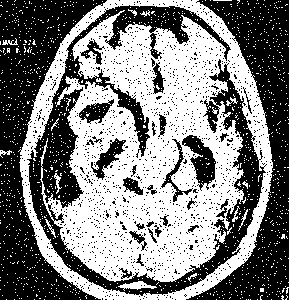
#> input picture MCMC/brain4_noise5%.jpg, 289 x 300 px
$ python metropolis_sampler.py
#> lines starting #> are read from the running program, lines starting #| are printed output that depends on the picture
#> further down, image is the input picture: shape (300, 289, 3); min 0, max 255, mean 127.7
### MCMC/images_processing.py
from MCMC.services.noiser import sp_noise
from matplotlib import image
from matplotlib import pyplot
import cv2
from os import path, mkdir
import sys
from imghdr import what
import numpy as np


def dimensions(image):
    return image.shape


# TODO: think how to improve for better performance when iterating over pixels.
def reduce_channels_for_sampler(image):
    """Reduce a 3-channel image to 1-channel image."""
    w = image.shape[0]  # switch width to height
#> w = 300
    h = image.shape[1]
#> h = 289
    new_image = np.ndarray(shape=(w, h))  # create a new array for pixel values
    for i in range(w):  # rows
        for j in range(h):  # columns
            new_image[i][j] = image[i, j][:1]
    return new_image


# TODO: move to the images_processing module
def restore_channels(image, n_channels):
    """
    Convert 1-channel image to n-channel image.

    :param image: an image in ndarray format
    :param n_channels: target number of channels
    :return: ndarray with image's pixels' intensities
    """
    width, height, m = image.shape[0], image.shape[1], 1
    arr = image.reshape(width, height)
    return np.repeat(arr, m * n_channels).reshape(width, height, n_channels)


def convert_image_to_ising_model(image):
    """Convert the image to the Ising model representation (with a spin space = {-1, 1})."""
    image[np.where(image == [0])] = [-1]
#> image: shape (300, 289) float64
    image[np.where(image == [255])] = [1]
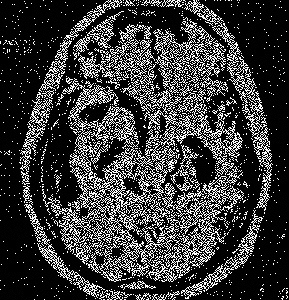
#> image: shape (300, 289) float64; min -1, max 254, mean 58; drawn with min black and max white
    return image

def convert_from_ising_to_image(image):
    """Convert the Ising representation of an image to the standard image format with pixels' intensities."""
    image[np.where(image == [-1])] = [0]
    image[np.where(image == [1])] = [255]
    return image


# for experimenting
# [42 lines left out: functions efficient_way_to_read_images, convert_to_bw_and_greyscale_and_show, convert_to_bw, save_image, not called in this run]


def open_image_in_window(title, image):
    cv2.imshow(title, image)


# [22 lines left out: functions resize, prepare_image_for_sampler_pipeline, not called in this run]


# [5 lines that do not run on import are left out]

### MCMC/metropolis_sampler.py
import numpy as np
import timeit
import random
import cython
from MCMC import images_processing
from math import exp, log
import cv2

# Not used
def clique_energy(image, pixel_position):
    """Calculate the local energy of pixels in the neighborhood of a given pixel."""
    neighbors = get_all_neighbors(pixel_position, image.shape)
    pixel_intensities = []
    for n in neighbors:
        pixel_intensities.append(image[n])
    return sum(pixel_intensities)


def indicator_func(x, y):
    if x == y:
        return 1
    else:
        return 0


# Return the potential energy of the system -> energy of the neighborhood
def potentials(image, position, flipped_pixel_value=False, neighbors_number=8):
    if flipped_pixel_value:
        current_pixel_value = -image[position]
    else:
        current_pixel_value = image[position]
    if neighbors_number == 8:
        neighbors = get_all_neighbors(position, image.shape)
    else:
        neighbors = get_all_neighbors(position, image.shape, diagonal_neighbors=False)
    energy = 0
    for n in neighbors:
        energy = energy + indicator_func(image[n], current_pixel_value)
    return energy


# Initial trying, not used
def acceptance_probability(beta, pi, init_image, current_image, random_pixel_position):
    """
    Calculate an acceptance probability of flipping a given pixel.

    :param beta: the strength of coupling (interaction) between pixels
    :param pi: ?
    :param image: a monochrome image with pixel intensities converted to -1 and +1; our prior belief of an image, X
    :param random_pixel_position: coordinates of a given pixel to be flipped or not
    :return: a floating point number - posterior probability
    """
    # TODO: J is a coupling strength between pixels. Its sign tells if spins prefer to align or to anti-align
    # TODO: another parameter h - external field
    gamma = 0.5 * log((1 - pi) / pi)  # external factor. also called J - a coupling strength
    neighbors_energy = clique_energy(current_image, random_pixel_position)
    i, j = random_pixel_position
    init_pixel_value = init_image[i][j]
    current_pixel_value = current_image[i][j]
    posterior = -2 * gamma * init_pixel_value * current_pixel_value - 2 * beta * current_pixel_value * neighbors_energy  # posterior function
    return posterior


def within_boundaries(x, dim):
    """Check if a pixel lies within boundaries of a matrix."""
    width, height = dim[0], dim[1]
    return 0 <= x[0] < width and 0 <= x[1] < height


def choose_random_neighbor(neighbors):
    """Choose a random neighbor from the given ones."""
    random_neighbor = random.choice(neighbors)
    return random_neighbor


# Get Markov blanket for a given pixel
# If diagonal_neighbors = True, the clique contains 8 sites
def get_all_neighbors(position, image_dimensions,
                      diagonal_neighbors=True):  # let's try passing tuple with pixel's position instead of one number
    """
    Find the given pixel's neighbors

    :param position: a tuple with two pixel's coordinates
    :param image_dimensions: a tuple with image's width and height
    :param diagonal_neighbors: boolean to decide whether to find diagonals neighbors of a given pixel. If True, the clique contains 8 sites. Default: True
    :return: a list of tuples with coordinates of the given pixel's neighbors
    """
    i, j = position  # unpacking the tuple
    neighbors = []
    left_neighbor = (i, j - 1)
    right_neighbor = (i, j + 1)
    bottom_neighbor = (i + 1, j)
    top_neighbor = (i - 1, j)
    neighbors.extend(
        [left_neighbor, right_neighbor, bottom_neighbor, top_neighbor])
    # find diagonal elements
    if diagonal_neighbors:
        south_east_neighbor = (i + 1, j + 1)
        south_west_neighbor = (i + 1, j - 1)
        north_east_neighbor = (i - 1, j + 1)
        north_west_neighbor = (i - 1, j - 1)
        neighbors.extend(
            [south_east_neighbor, south_west_neighbor,
             north_east_neighbor, north_west_neighbor])
    neighbors = [x for x in neighbors if
                 within_boundaries(x,
                                   image_dimensions)]  # check if all coordinates are positive and each pixel lies within boundaries
    # print("Neighbors for {0}:".format(position)) # for debugging: checking if neighbors are defined correctly
    # print(neighbors)
    return neighbors


# TODO: re-think logic of this version of the algorithm. Not used now
# Works with images converted to the binary format (with 0 and 255 as pixel values)
def run_metropolis_sampler(image):
    """Run the Metropolis sampler for the given noised image."""
    # arbitrary beta and pi TODO: How beta, pi and gamma can be interpreted?
    beta = 0.8
    # gamma = 1.0
    pi = 0.05
    # print("Before:")
    # print(image.shape)
    image = images_processing.reduce_channels_for_sampler(image)  # convert a 3-channel image to 1-channel one
    image = images_processing.convert_image_to_ising_model(image)  # initial image
    init_image = image
    current_image = init_image
    width, height = image.shape[0], image.shape[1]  # dimensions
#> width = 300; height = 289
    iterations = range(width * height)
    for t in iterations:
        i, j = random.randint(0, width - 1), random.randint(0, height - 1)
        flipped_value = - image[i, j]
        pixel_position = (i, j)
        alpha = acceptance_probability(beta, pi, init_image, current_image, pixel_position)
        random_number = random.random()
        if np.log(random_number) < alpha.any():
            current_image[i][j] = flipped_value
#> this loop made 86700 passes
#> (flipped_value, neighbors_energy in acceptance_probability, init_pixel_value in acceptance_probability, current_pixel_value in acceptance_probability, posterior in acceptance_probability, alpha) on passes 1 to 3: (-254, 1016, 254, 254, -602865.8, -602865.8), (1, 6, -1, -1, 6.66, 6.66), (-2, 261, 2, 2, -847, -847)
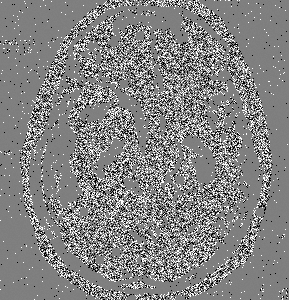
#> current_image: shape (300, 289) float64; min -254, max 254, mean 8.1; drawn with min black and max white
    sampled_image = images_processing.convert_from_ising_to_image(current_image)
#> in convert_from_ising_to_image, `image[np.where(image == [1])] = [255]`:
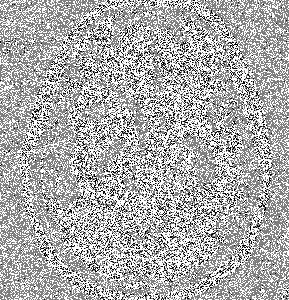
#> image: shape (300, 289) float64; min -254, max 255, mean 92.3; drawn with min black and max white
    sampled_image = images_processing.restore_channels(sampled_image, 3)
    print(sampled_image.shape)
#| (300, 289, 3)
    cv2.imwrite('testingiter={}.jpg'.format(len(iterations)), sampled_image)  # should be a separate function
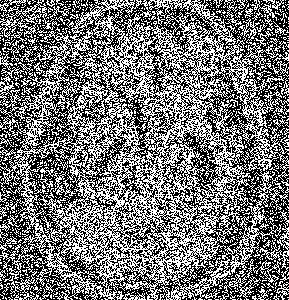
#> saved as testingiter=86700.jpg: shape (300, 289, 3); min 0, max 255, mean 117.2


def all_elements_unique(items_list):
    """Check if all elements on the list are unique."""
    items_set = set(items_list)
    if len(items_set) == len(items_list):
        return True
    return False


def all_elements_equal(items_list):
    """Check if all elements on the list are equal."""
    items_set = set(items_list)
    if len(items_set) == 1:
        return True
    return False


if __name__ == '__main__':
    image = cv2.imread('brain4_noise5%.jpg')
    run_metropolis_sampler(image)
